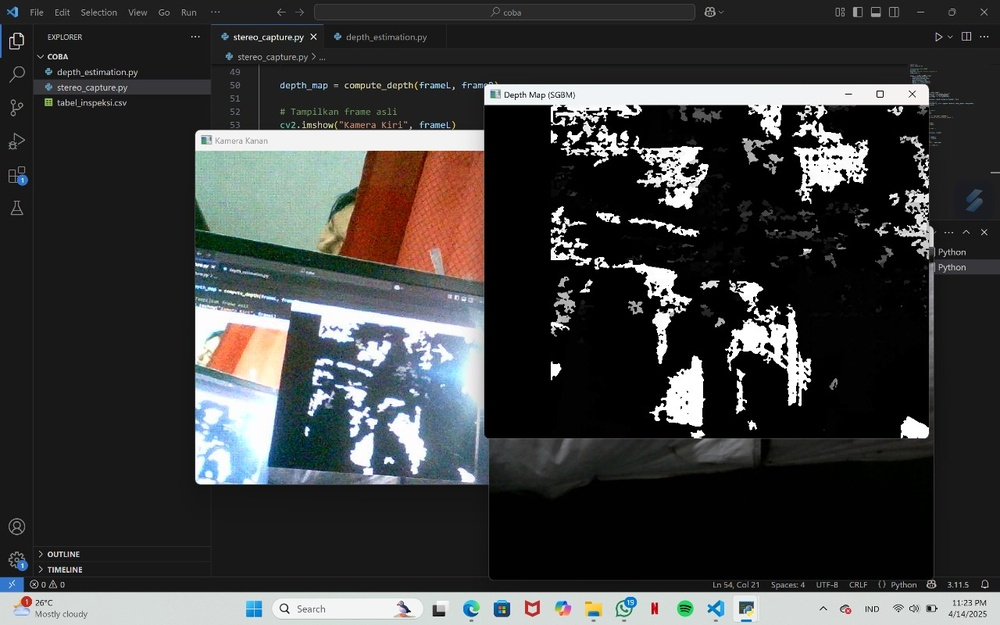
#> input picture Stereo Capture.jpg, 1000 x 625 px, shrunk from 1280 x 800 before the run, given in place of the camera
$ python canny_stereo.py
#> lines starting #> are read from the running program, lines starting #| are printed output that depends on the picture
#> further down, frameL is the input picture: shape (625, 1000, 3); mean B, G, R 60.1, 60.3, 59.8
import cv2
import numpy as np

def canny_edge_detection(image):
    """Fungsi untuk mendeteksi tepi menggunakan Canny"""
    gray = cv2.cvtColor(image, cv2.COLOR_BGR2GRAY)
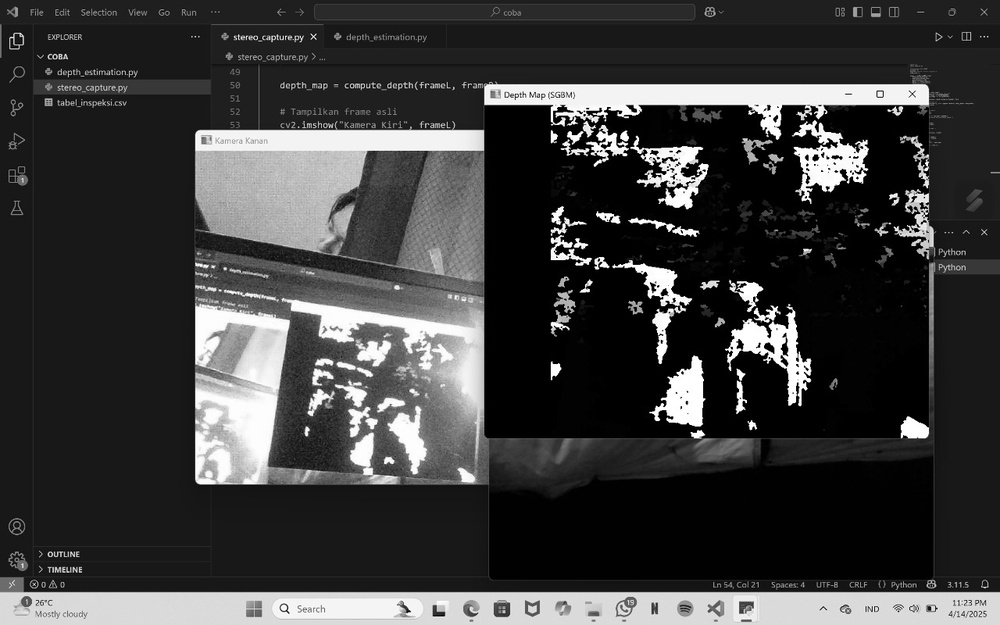
#> gray: shape (625, 1000); min 0, max 255, mean 60.1
    blur = cv2.GaussianBlur(gray, (5, 5), 0)
    edges = cv2.Canny(blur, 50, 150)
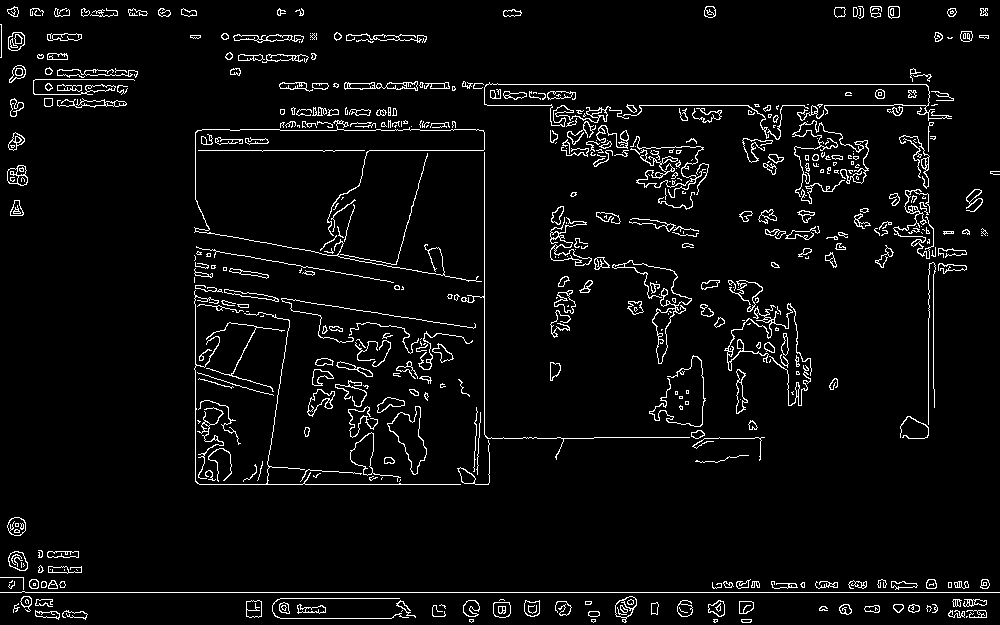
#> edges: shape (625, 1000); 4.6% white in thin lines or dots
    return edges
# Capture stereo images
cam_left = cv2.VideoCapture(0)
cam_right = cv2.VideoCapture(1)
while True:
    retL, frameL = cam_left.read()
    retR, frameR = cam_right.read()
    if not retL or not retR:
        break
    # Proses Canny Edge Detection
    edgesL = canny_edge_detection(frameL)
    edgesR = canny_edge_detection(frameR)
    # Tampilkan hasil
    cv2.imshow("Canny Left", edgesL)
    cv2.imshow("Canny Right", edgesR)
    if cv2.waitKey(1) & 0xFF == ord('q'):
#> (key q is pressed here)
        break
cam_left.release()
cam_right.release()
cv2.destroyAllWindows()

$ run again, on percobaan 1.jpg
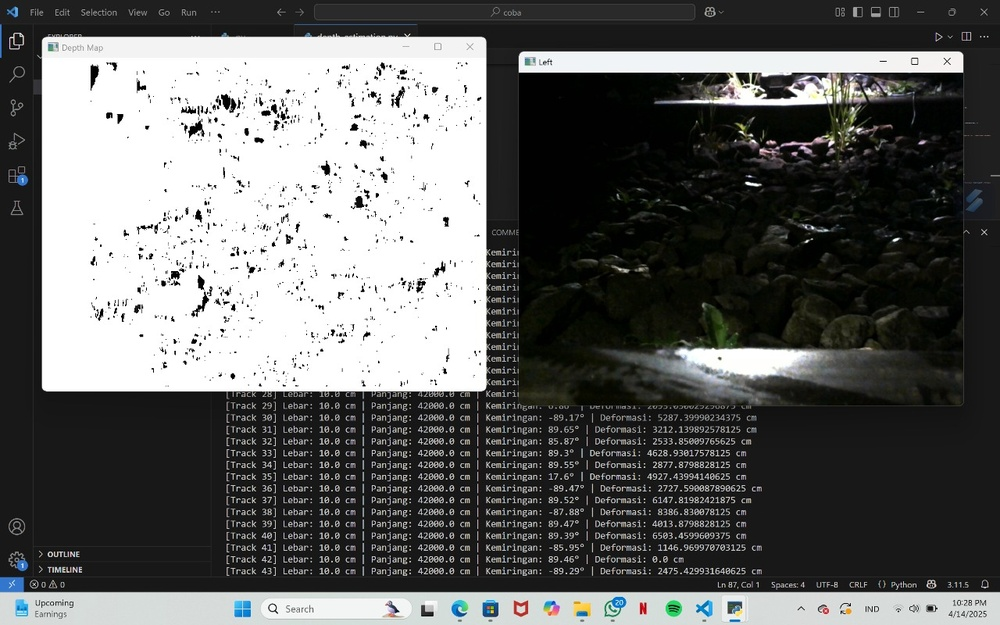
#> input picture percobaan 1.jpg, 1000 x 625 px, shrunk from 1280 x 800 before the run, given in place of the camera
#> frameL is the input picture: shape (625, 1000, 3); mean B, G, R 98.1, 99.1, 98.2
#> in canny_edge_detection, `blur = cv2.GaussianBlur(gray, (5, 5), 0)`:
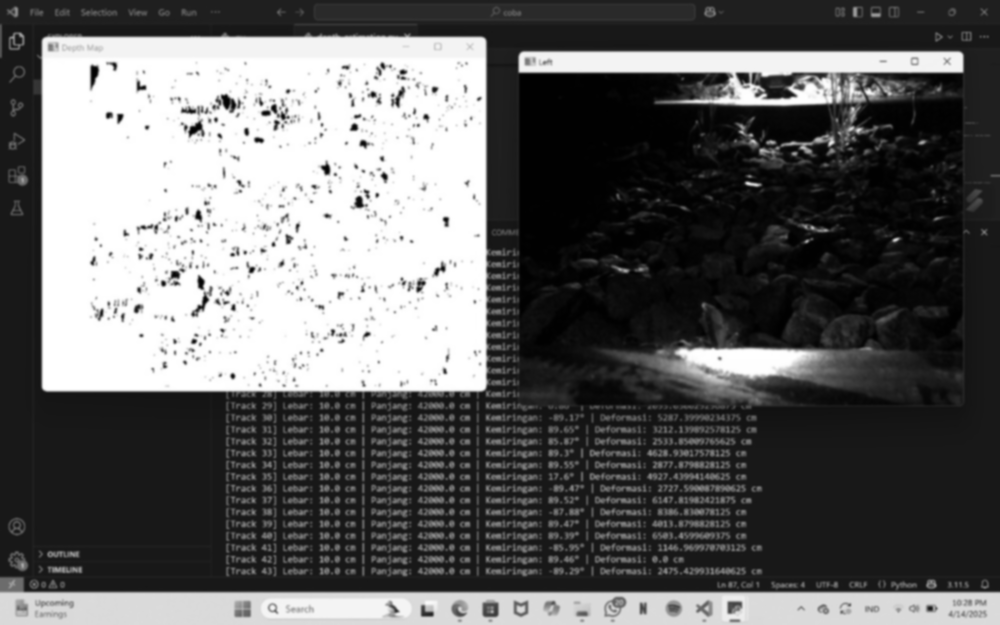
#> blur: shape (625, 1000); min 0, max 255, mean 98.7
#> in canny_edge_detection, `edges = cv2.Canny(blur, 50, 150)`:
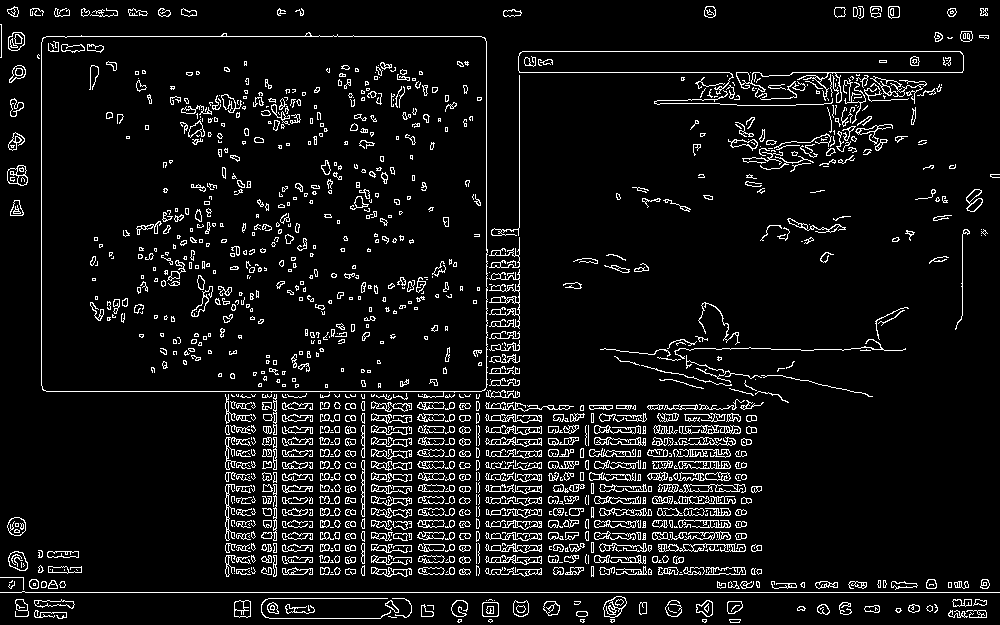
#> edges: shape (625, 1000); 7.5% white in thin lines or dots

$ run again, on percobaan 2.jpg
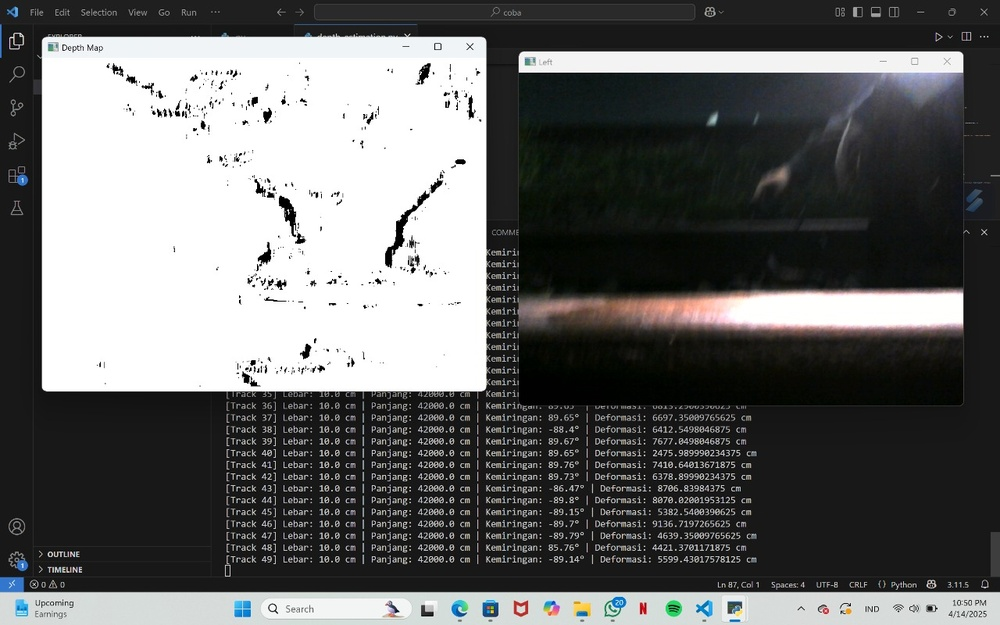
#> input picture percobaan 2.jpg, 1000 x 625 px, shrunk from 1280 x 800 before the run, given in place of the camera
#> frameL is the input picture: shape (625, 1000, 3); mean B, G, R 102.5, 102.9, 102.3
#> in canny_edge_detection, `blur = cv2.GaussianBlur(gray, (5, 5), 0)`:
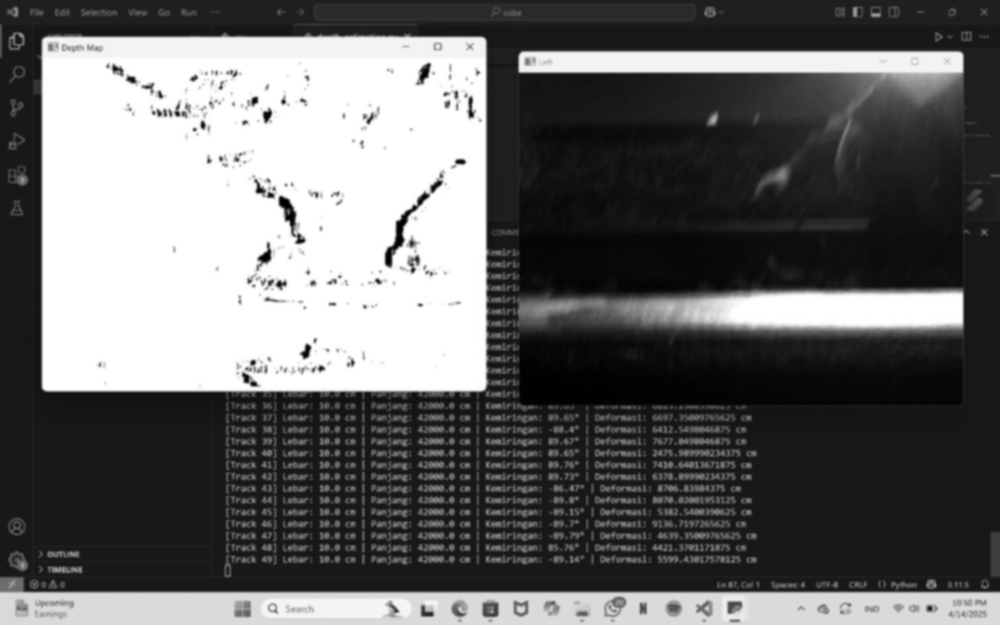
#> blur: shape (625, 1000); min 1, max 255, mean 102.7
#> in canny_edge_detection, `edges = cv2.Canny(blur, 50, 150)`:
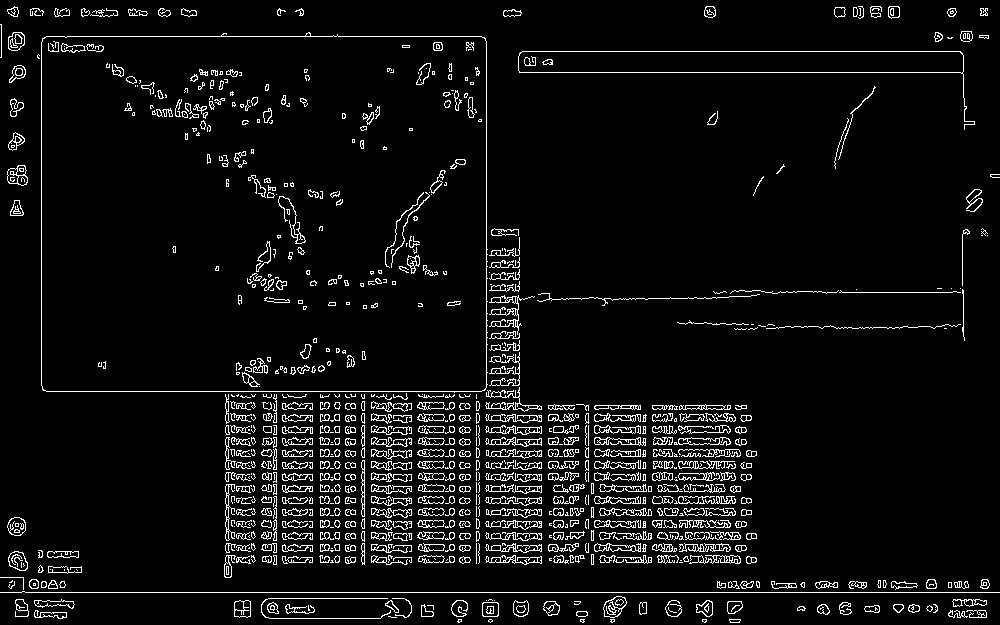
#> edges: shape (625, 1000); 5.9% white in thin lines or dots

$ run again, on percobaan 3.jpg
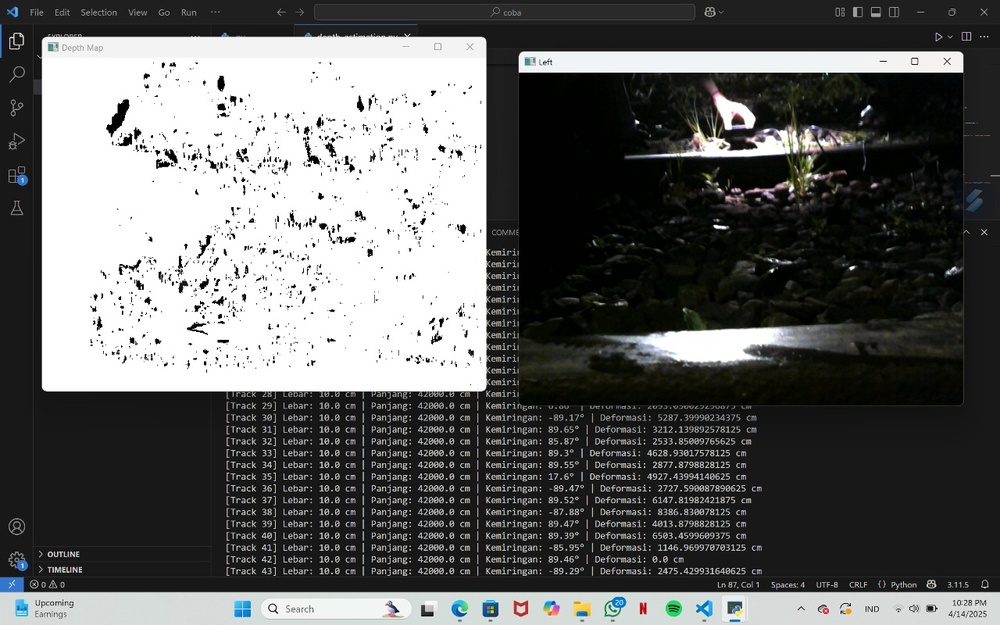
#> input picture percobaan 3.jpg, 1000 x 625 px, shrunk from 1280 x 800 before the run, given in place of the camera
#> frameL is the input picture: shape (625, 1000, 3); mean B, G, R 97.8, 98.6, 97.8
#> in canny_edge_detection, `blur = cv2.GaussianBlur(gray, (5, 5), 0)`:
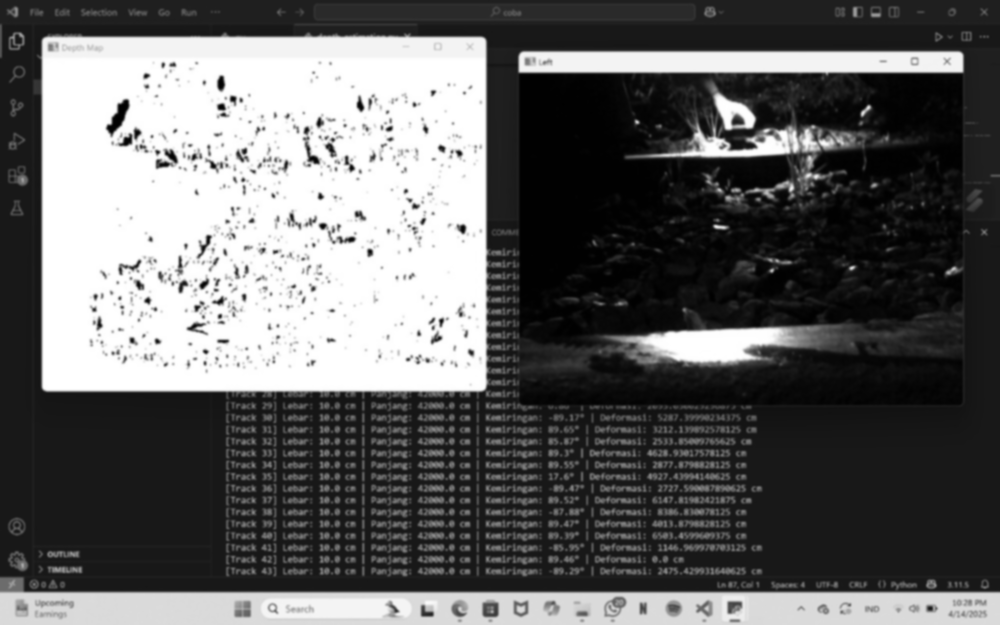
#> blur: shape (625, 1000); min 0, max 255, mean 98.3
#> in canny_edge_detection, `edges = cv2.Canny(blur, 50, 150)`:
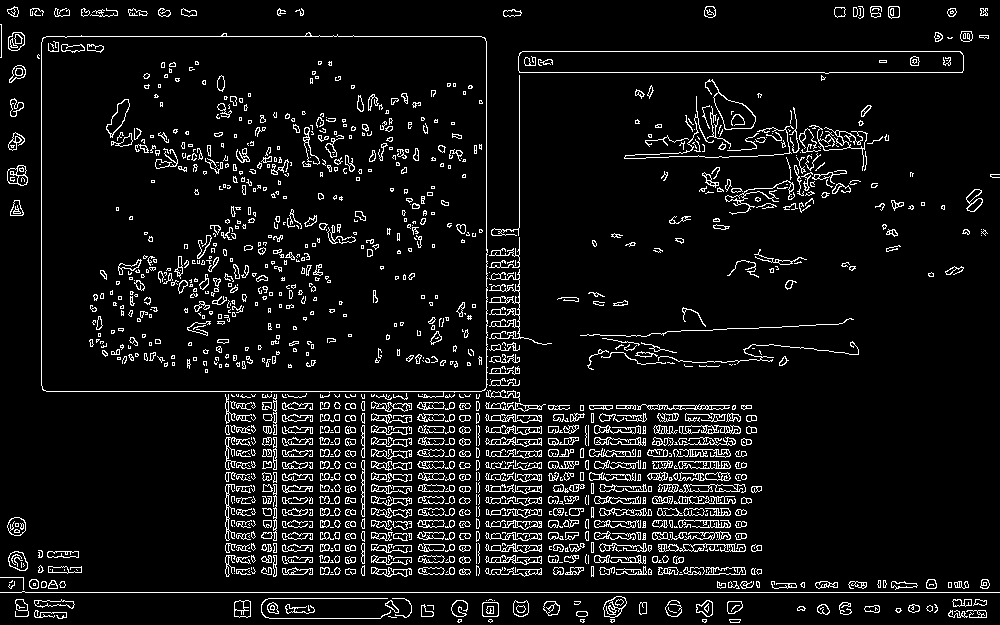
#> edges: shape (625, 1000); 7.5% white in thin lines or dots
